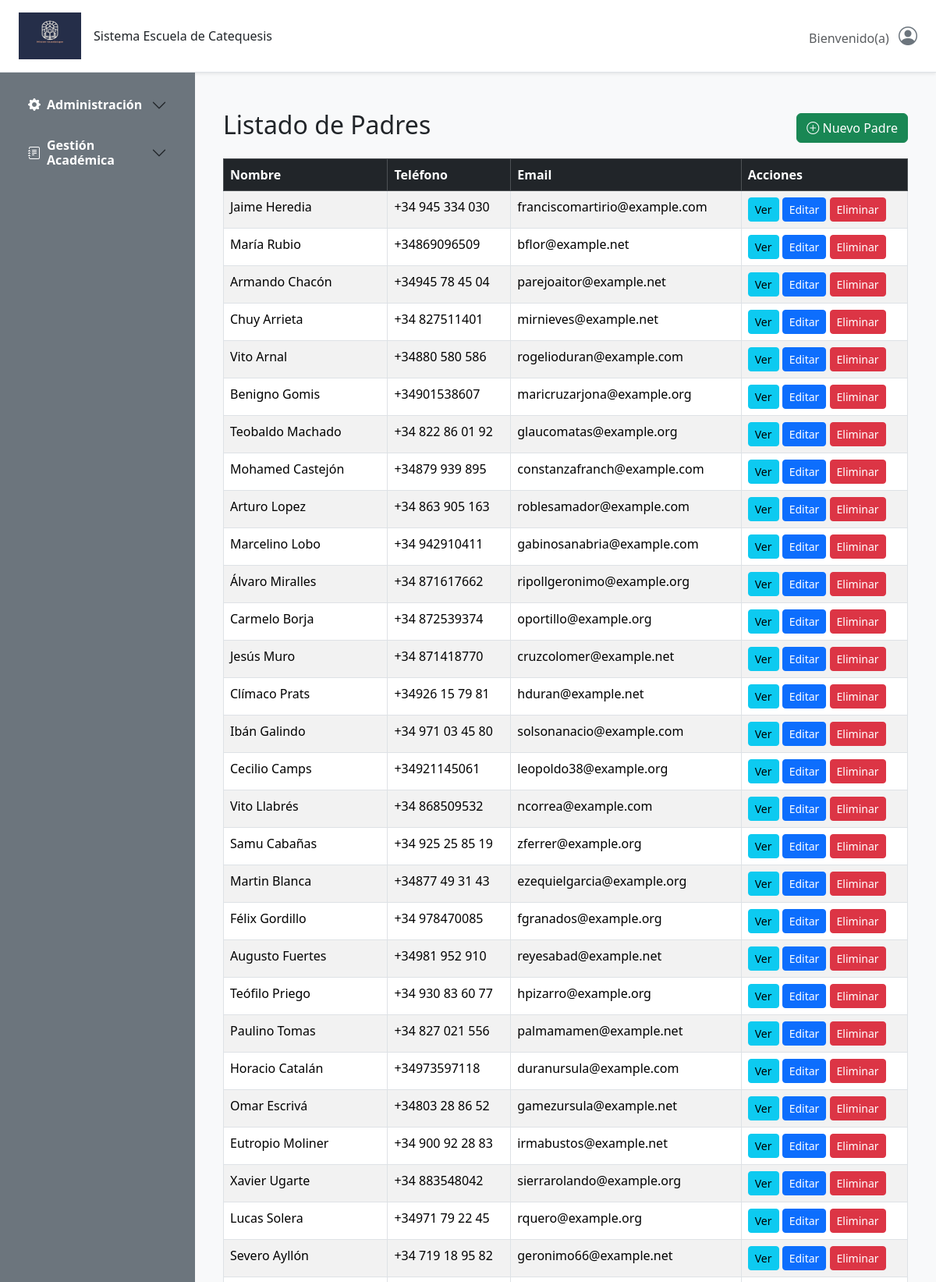
The page /padre/padres/ (upper part) on the database its author committed.
### gestion/models.py (models this page shows, shortened)
class BaseModel(models.Model):
    nombres = models.CharField(max_length=100, blank=False,null=False)
    apellidos = models.CharField(max_length=100, blank=True,null=False)
    direccion = models.CharField(max_length=250, blank=True)
    codigo_postal = models.CharField(max_length=10, blank=True)
    telefono = models.CharField(max_length=15, blank=True)
    email = models.EmailField(blank=True)
    class Meta:
        abstract = True  # Esto indica que no se creará una tabla para este modelo

class AuditModel(models.Model):
    creado_por = models.CharField(max_length=150, blank=True, null=True, editable=False)
    actualizado_por = models.CharField(max_length=150, blank=True, null=True, editable=False)
    fecha_creacion = models.DateTimeField(auto_now_add=True)
    ultima_actualizacion = models.DateTimeField(auto_now=True)
    class Meta:
        abstract = True

class Padre(BaseModel, AuditModel):
    class Meta:
        verbose_name = 'Padre'
        verbose_name_plural = 'Padres'

### gestion/views/padre_views.py (the view)
# urls.py: path('padres/', PadreListView.as_view(), name='padre_list'),
class PadreListView(ListView):
    model = Padre
    template_name = 'Gestion/Padres/padre_list.html'
    context_object_name = 'padres'

### templates/Gestion/Padres/padre_list.html
{% extends 'base.html' %}
{% block content %}
<div class="container mt-4">
    <div class="d-flex justify-content-between align-items-center mb-3">
        <h2>Listado de Padres</h2>
        <a href="{% url 'padre_create' %}" class="btn btn-success">
            <i class="bi bi-plus-circle"></i> Nuevo Padre
        </a>
    </div>
    <div>
        <div class="card-body">
            <table class="table table-striped table-bordered">
                <thead class="table-dark">
                    <tr>
                        <th>Nombre</th>
                        <th>Teléfono</th>
                        <th>Email</th>
                        <th>Acciones</th>
                    </tr>
                </thead>
                <tbody>
                    {% for padre in object_list %}
                        <tr>
                            <td>{{ padre.nombres }} {{ padre.apellidos }}</td>
                            <td>{{ padre.telefono }}</td>
                            <td>{{ padre.email }}</td>
                            <td>
                                <a href="{% url 'padre_detail' padre.pk %}" class="btn btn-info btn-sm"">Ver</a>
                                <a href="{% url 'padre_update' padre.pk %}" class="btn btn-primary btn-sm">Editar</a>
                                <a href="{% url 'padre_delete' padre.pk %}" class="btn btn-danger btn-sm">Eliminar</a>
                            </td>
                        </tr>
                    {% empty %}
                        <tr>
                            <td colspan="3">No hay padres registrados.</td>
                        </tr>
                    {% endfor %}
                </tbody>
            </table>
        </div>
    </div>
</div>
{% endblock %}

### rows shown on the page
Padre: nombres "Jaime", apellidos "Heredia", telefono "+34 945 334 030", email "franciscomartirio@example.com"
Padre: nombres "María", apellidos "Rubio", telefono "+34869096509", email "bflor@example.net"
Padre: nombres "Armando", apellidos "Chacón", telefono "+34945 78 45 04", email "parejoaitor@example.net"
Padre: nombres "Chuy", apellidos "Arrieta", telefono "+34 827511401", email "mirnieves@example.net"
Padre: nombres "Vito", apellidos "Arnal", telefono "+34880 580 586", email "rogelioduran@example.com"
Padre: nombres "Benigno", apellidos "Gomis", telefono "+34901538607", email "maricruzarjona@example.org"
Padre: nombres "Teobaldo", apellidos "Machado", telefono "+34 822 86 01 92", email "glaucomatas@example.org"
Padre: nombres "Mohamed", apellidos "Castejón", telefono "+34879 939 895", email "constanzafranch@example.com"
Padre: nombres "Arturo", apellidos "Lopez", telefono "+34 863 905 163", email "roblesamador@example.com"
Padre: nombres "Marcelino", apellidos "Lobo", telefono "+34 942910411", email "gabinosanabria@example.com"
Padre: nombres "Álvaro", apellidos "Miralles", telefono "+34 871617662", email "ripollgeronimo@example.org"
Padre: nombres "Carmelo", apellidos "Borja", telefono "+34 872539374", email "oportillo@example.org"
Padre: nombres "Jesús", apellidos "Muro", telefono "+34 871418770", email "cruzcolomer@example.net"
Padre: nombres "Clímaco", apellidos "Prats", telefono "+34926 15 79 81", email "hduran@example.net"
Padre: nombres "Ibán", apellidos "Galindo", telefono "+34 971 03 45 80", email "solsonanacio@example.com"
Padre: nombres "Cecilio", apellidos "Camps", telefono "+34921145061", email "leopoldo38@example.org"
Padre: nombres "Vito", apellidos "Llabrés", telefono "+34 868509532", email "ncorrea@example.com"
Padre: nombres "Samu", apellidos "Cabañas", telefono "+34 925 25 85 19", email "zferrer@example.org"
Padre: nombres "Martin", apellidos "Blanca", telefono "+34877 49 31 43", email "ezequielgarcia@example.org"
Padre: nombres "Félix", apellidos "Gordillo", telefono "+34 978470085", email "fgranados@example.org"
Padre: nombres "Augusto", apellidos "Fuertes", telefono "+34981 952 910", email "reyesabad@example.net"
Padre: nombres "Teófilo", apellidos "Priego", telefono "+34 930 83 60 77", email "hpizarro@example.org"
Padre: nombres "Paulino", apellidos "Tomas", telefono "+34 827 021 556", email "palmamamen@example.net"
Padre: nombres "Horacio", apellidos "Catalán", telefono "+34973597118", email "duranursula@example.com"
Padre: nombres "Omar", apellidos "Escrivá", telefono "+34803 28 86 52", email "gamezursula@example.net"
Padre: nombres "Eutropio", apellidos "Moliner", telefono "+34 900 92 28 83", email "irmabustos@example.net"
Padre: nombres "Xavier", apellidos "Ugarte", telefono "+34 883548042", email "sierrarolando@example.org"
Padre: nombres "Lucas", apellidos "Solera", telefono "+34971 79 22 45", email "rquero@example.org"
Padre: nombres "Severo", apellidos "Ayllón", telefono "+34 719 18 95 82", email "geronimo66@example.net"
